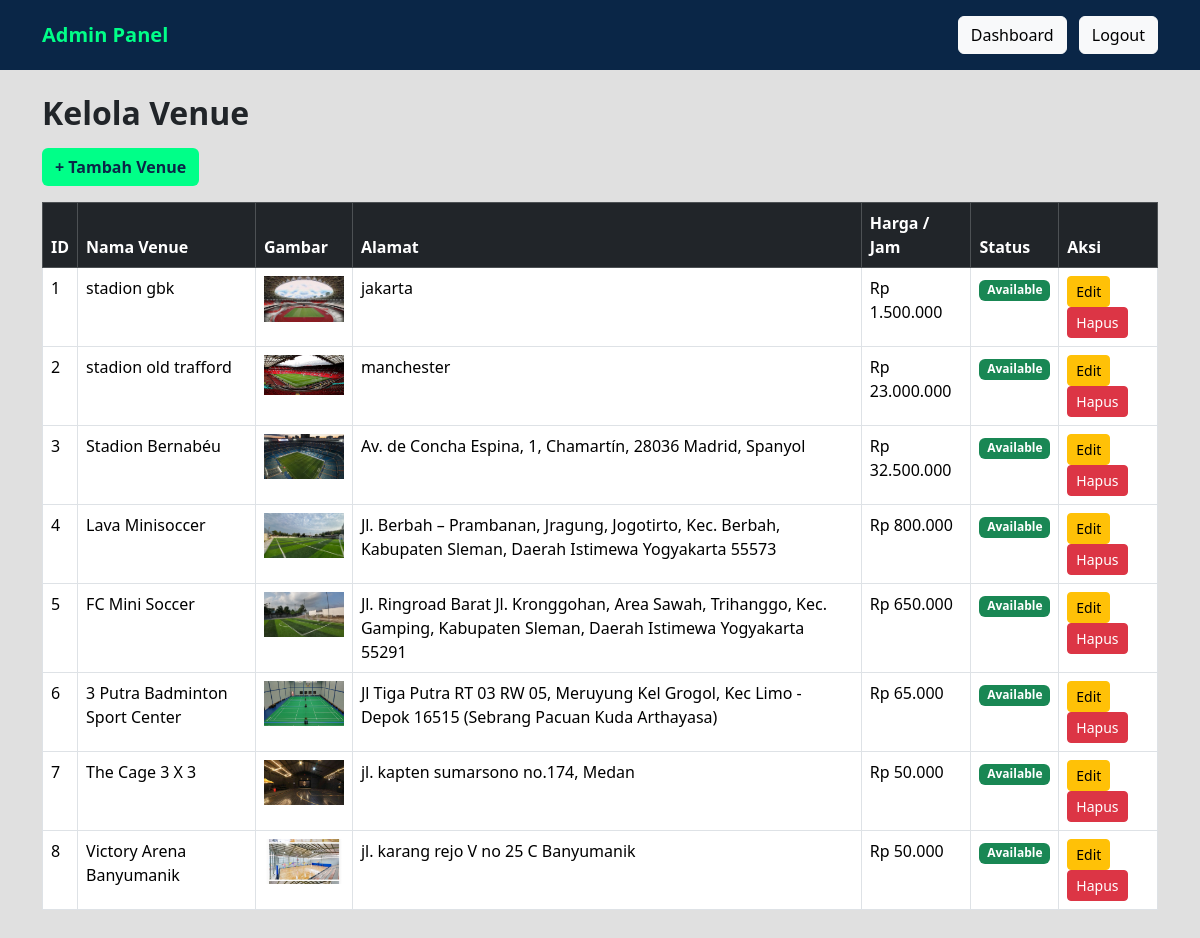
The app's page /admin/venues/index.php (signed in) with its own data.
### tables this page shows
CREATE TABLE `venues` (
  `id` int(11) NOT NULL,
  `nama_venue` varchar(100) NOT NULL,
  `kategori` varchar(100) NOT NULL,
  `deskripsi` text DEFAULT NULL,
  `alamat` text DEFAULT NULL,
  `harga_per_jam` decimal(10,2) NOT NULL,
  `fasilitas` text DEFAULT NULL,
  `gambar` varchar(255) DEFAULT NULL,
  `status` enum('available','unavailable') DEFAULT 'available',
  `created_at` timestamp NOT NULL DEFAULT current_timestamp()
);

### admin/venues/index.php (the view, shortened to what this page needs)
<?php
require "../../config/database.php";
$venues = $mysqli->query("SELECT * FROM venues ORDER BY id ASC");
?>
<!DOCTYPE html>
<html>
<head>
    <link href="https://cdn.jsdelivr.net/npm/bootstrap@5.3.2/dist/css/bootstrap.min.css" rel="stylesheet">
</head>
<body>
    <nav class="navbar navbar-sporty">
        <div class="container">
            <a class="navbar-brand">Admin Panel</a>
            <div class="ms-auto">
                <a href="../dashboard.php" class="btn btn-light me-2">Dashboard</a>
                <a href="../../logout.php" class="btn btn-light">Logout</a>
            </div>
        </div>
    </nav>
    <div class="container py-4">
        <h2 class="fw-bold mb-3">Kelola Venue</h2>
        <a href="add.php" class="btn btn-neon mb-3">+ Tambah Venue</a>
        <table class="table table-bordered bg-white">
            <thead class="table-dark">
                <tr>
                    <th>ID</th>
                    <th>Nama Venue</th>
                    <th>Gambar</th>
                    <th>Alamat</th>
                    <th>Harga / Jam</th>
                    <th>Status</th>
                    <th>Aksi</th>
                </tr>
            </thead>
            <tbody>
                <?php while ($v = $venues->fetch_assoc()): ?>
                <tr>
                    <td><?= $v['id'] ?></td>
                    <td><?= $v['nama_venue'] ?></td>
                    <td>
                        <?php if ($v['gambar']): ?>
                        <img src="../../assets/images/<?= $v['gambar'] ?>" width="80">
                        <?php else: ?> - <?php endif; ?>
                    </td>
                    <td><?= $v['alamat'] ?></td>
                    <td>Rp <?= number_format($v['harga_per_jam'], 0, ',', '.') ?></td>
                    <td>
                        <?php if ($v['status'] == 'available'): ?>
                        <span class="badge bg-success">Available</span>
                        <?php else: ?>
                        <span class="badge bg-danger">Unavailable</span>
                        <?php endif; ?>
                    </td>
                    <td>
                        <a href="edit.php?id=<?= $v['id'] ?>" class="btn btn-warning btn-sm">Edit</a>
                        <a href="delete.php?id=<?= $v['id'] ?>" class="btn btn-danger btn-sm"
                            onclick="return confirm('Yakin hapus ini?')">
                            Hapus
                        </a>
                    </td>
                </tr>
                <?php endwhile; ?>
            </tbody>
        </table>
    </div>
</body>
</html>

### admin/venues/index.php (style rules this page uses)
:root { --dark-blue: #0A2647; --neon-green: #00FF88; --light-gray: #E0E0E0; }
body { background: var(--light-gray); }
.navbar-sporty { background: var(--dark-blue); padding: 15px; }
.navbar-brand { color: var(--neon-green) !important; font-weight: bold; }
.btn-neon { background: var(--neon-green); color: var(--dark-blue); font-weight: bold; }

### records on screen
venues: id "1", nama_venue "stadion gbk", gambar (picture), alamat "jakarta", harga_per_jam "1.500.000", status "Available"
venues: id "2", nama_venue "stadion old trafford", gambar (picture), alamat "manchester", harga_per_jam "23.000.000", status "Available"
venues: id "3", nama_venue "Stadion Bernabéu", gambar (picture), alamat "Av. de Concha Espina, 1, Chamartín, 28036 Madrid, Spanyol", harga_per_jam "32.500.000", status "Available"
venues: id "4", nama_venue "Lava Minisoccer", gambar (picture), alamat "Jl. Berbah – Prambanan, Jragung, Jogotirto, Kec. Berbah, Kabupaten Sleman, Daerah Istimewa Yogyakarta 55573", harga_per_jam "800.000", status "Available"
venues: id "5", nama_venue "FC Mini Soccer", gambar (picture), alamat "Jl. Ringroad Barat Jl. Kronggohan, Area Sawah, Trihanggo, Kec. Gamping, Kabupaten Sleman, Daerah Istimewa Yogyakarta 55291", harga_per_jam "650.000", status "Available"
venues: id "6", nama_venue "3 Putra Badminton Sport Center", gambar (picture), alamat "Jl Tiga Putra RT 03 RW 05, Meruyung Kel Grogol, Kec Limo - Depok 16515 (Sebrang Pacuan Kuda Arthayasa)", harga_per_jam "65.000", status "Available"
venues: id "7", nama_venue "The Cage 3 X 3", gambar (picture), alamat "jl. kapten sumarsono no.174, Medan", harga_per_jam "50.000", status "Available"
venues: id "8", nama_venue "Victory Arena Banyumanik", gambar (picture), alamat "jl. karang rejo V no 25 C Banyumanik", harga_per_jam "50.000", status "Available"
